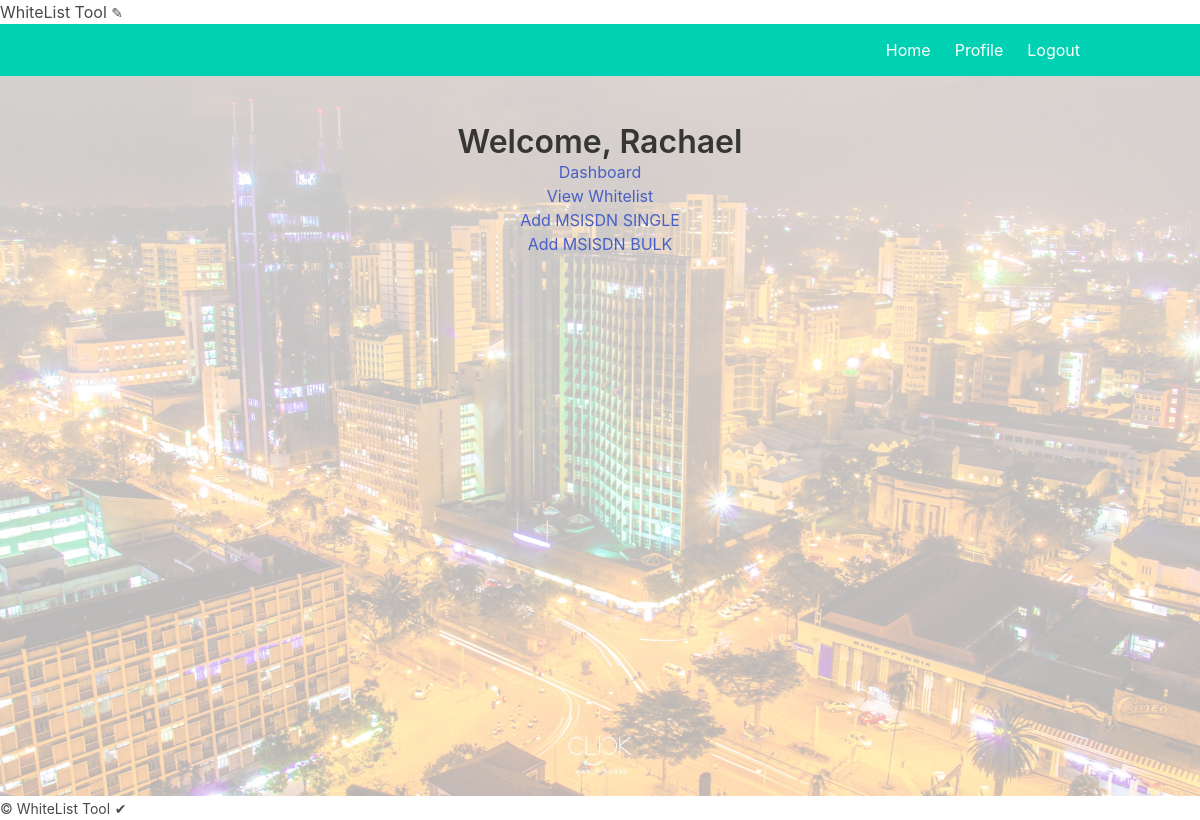
The app's page /profile (signed in), older data.
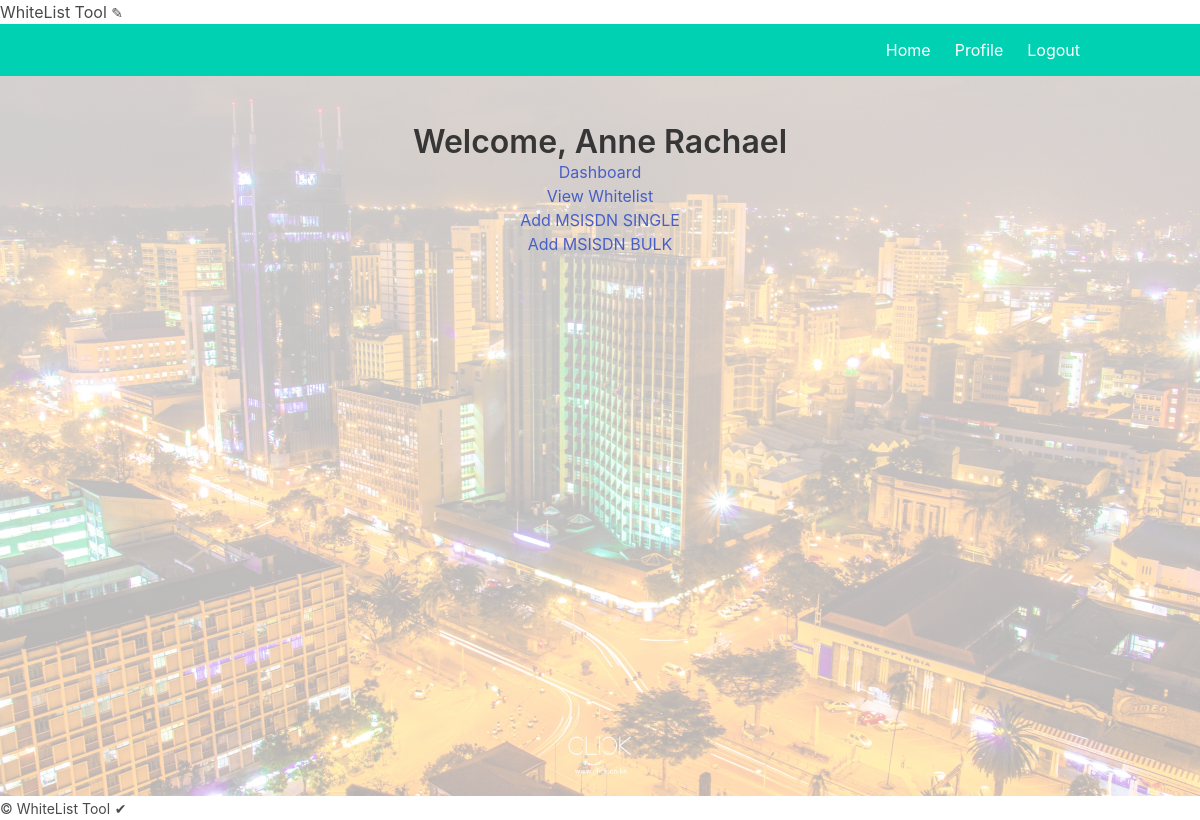
The same page, newer data.
### project/models.py (models this page shows)
class User(UserMixin, db.Model):
    __tablename__ = 'user'
    id = db.Column(db.Integer, primary_key=True) # primary keys are required by SQLAlchemy
    email = db.Column(db.String(100), unique=True)
    password = db.Column(db.String(100))
    name = db.Column(db.String(1000))

### project/main.py (the view)
@main.route('/profile')
@login_required
def profile():
    return render_template('profile.html', name=current_user.name)

### project/__init__.py (called while the page is built)
def create_app():
    app = Flask(__name__)
    app.config['SECRET_KEY'] = 'secret-key-goes-here'
    app.config['SQLALCHEMY_DATABASE_URI'] = 'sqlite:///db.sqlite'
    app.config['UPLOAD_FOLDER'] = 'static/files'
    db.init_app(app)
    login_manager = LoginManager()
    login_manager.login_view = 'auth.login'
    login_manager.init_app(app)
    from .models import User, WhitelistedMSISDN
    @login_manager.user_loader
    def load_user(user_id):
        return User.query.get(int(user_id))
    from .auth import auth as auth_blueprint
    app.register_blueprint(auth_blueprint)
    from .main import main as main_blueprint
    app.register_blueprint(main_blueprint)
    return app

### project/templates/profile.html (shortened to what this page needs)
{% extends "base.html" %}
{% block content %}
<div class="custom">
  <div>
    <h3 class="title"> Welcome, {{ name }}</h3>
  </div>
  <div class="sidebar-menu">
    <ul>
      <li>
        <a href="{{ url_for('main.index') }}">Dashboard</a>
      </li>
      <li>
        <a href="{{ url_for('main.view_whitelist') }}">View Whitelist</a>
      </li>
      <li>
        <a href="{{ url_for('main.add_msisdn') }}">Add MSISDN SINGLE</a>
      </li>
      <li>
        <a href="{{ url_for('main.add_msisdn_bulk') }}">Add MSISDN BULK</a>
      </li>
    </ul>
  </div>
</div>
{% endblock %}

Row changes from the older to the newer data that the page shows:
changed User: name "Rachael" → "Anne Rachael"
